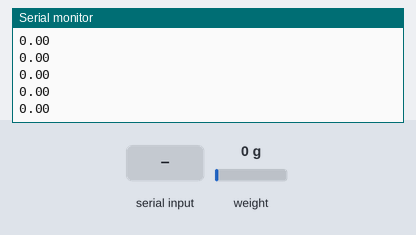
Recording of a sketch running on a simulated Arduino Uno, built with avr-gcc and run on an emulated ATmega328P. Shown: the last lines printed to the serial monitor. Inputs (shaded band) come from the test bench; at power-on: weight on the scale 0 g.

Above: at 2.2 s.
2.3 s: "t" received over Serial
4.8 s: weight on the scale set to 100 g
At 4.98 s:
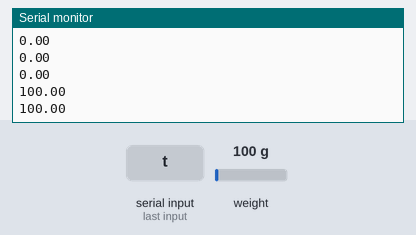
6.3 s: weight on the scale set to 1250 g
At 6.3 s:
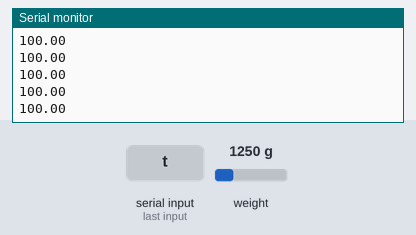
Timing chart, 0 to 9.3 s (numbered marks = the images above; inputs shaded):
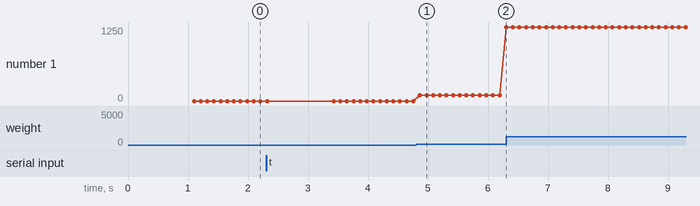

Measured:
- after the input at 4.8 s, the serial monitor: prints a new line after 0.06 s (image 1)
- plotted number 1: 0 → 100 after the input at 4.8 s, 100 → 1250 after the input at 6.3 s

The sketch:

candybowl.ino
```cpp
//
//    FILE: HX_plotter.ino
//  AUTHOR: Rob Tillaart
// PURPOSE: HX711 demo
//     URL: https://github.com/RobTillaart/HX711


#include "HX711.h"


//OFFSET: -4627811
//SCALE:  -1026.388061


HX711 scale;

//  adjust pins if needed
uint8_t dataPin = 2;
uint8_t clockPin = 3;

float f;


void setup()
{
  Serial.begin(115200);
  //  Serial.println();
  //  Serial.println(__FILE__);
  //  Serial.print("HX711_LIB_VERSION: ");
  //  Serial.println(HX711_LIB_VERSION);
  //  Serial.println();

  scale.begin(dataPin, clockPin);

  //  TODO find a nice solution for this calibration..
  //  load cell factor 20 KG
  //  scale.set_scale(127.15);
  //  load cell factor 5 KG
  scale.set_gain(128);
  scale.set_scale(-1026.388061);       // TODO you need to calibrate this yourself.
  scale.set_offset(-4627811);
  //  reset the scale to zero = 0
  scale.tare();
}


void loop()
{
    // Check for serial input
  if (Serial.available() > 0)
  {
    char c = Serial.read();
    if (c == 't' || c == 'T')
    {
      scale.tare();
      Serial.println("Tare complete");
    }
  }

  //  continuous scale 4x per second
  f = scale.get_units(1);
  Serial.println(f);
  delay(10);
}


//  -- END OF FILE --
```
